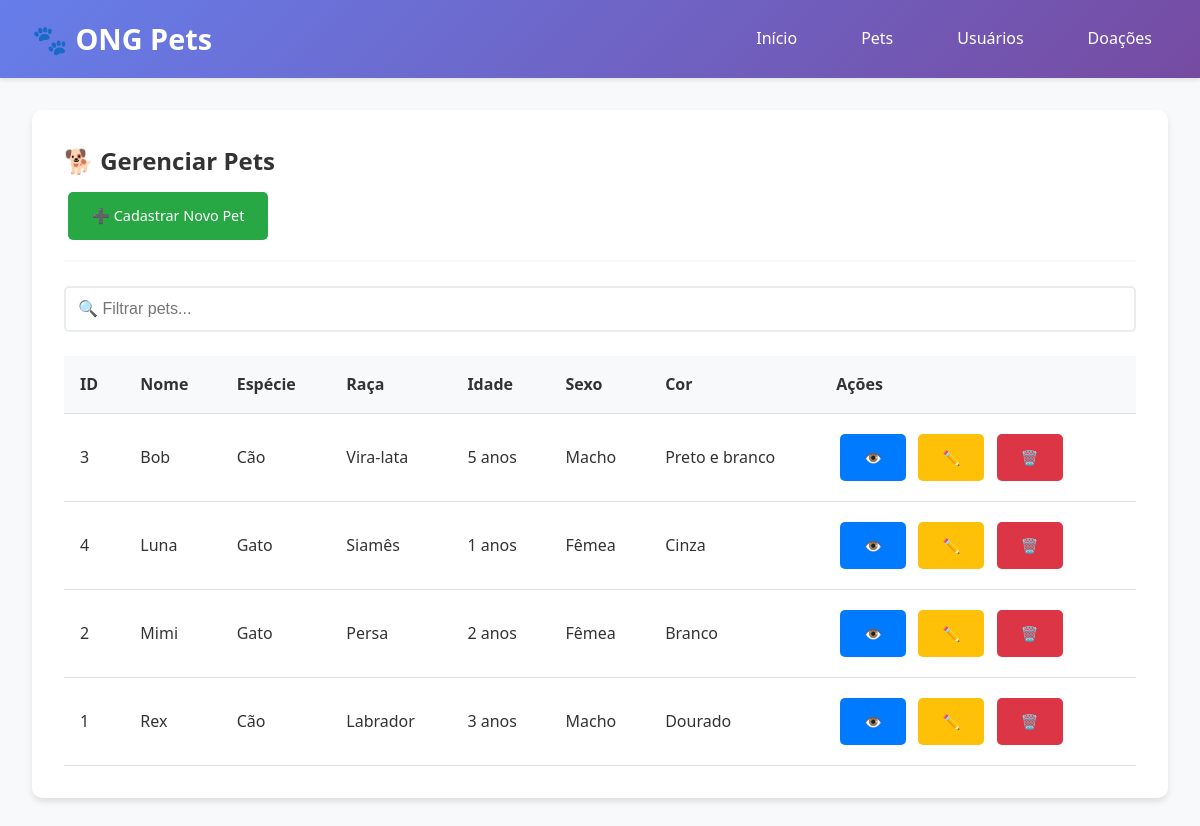
The app's page /index.php?controller=pet&action=index with its own data.
### tables this page shows
CREATE TABLE IF NOT EXISTS pets (
    id INT AUTO_INCREMENT PRIMARY KEY,
    nome VARCHAR(100) NOT NULL,
    especie VARCHAR(20), 
    raca VARCHAR(100),
    idade INTEGER CHECK (idade >= 0),
    sexo CHAR(1) CHECK (sexo IN ('M', 'F')),
    cor VARCHAR(50),
    created_at TIMESTAMP DEFAULT CURRENT_TIMESTAMP,
    updated_at TIMESTAMP DEFAULT CURRENT_TIMESTAMP ON UPDATE CURRENT_TIMESTAMP
);

### controllers/PetController.php (called while the page is built, shortened)
<?php
require_once 'config/Database.php';
require_once 'models/Pet.php';
class PetController {
    private $pet;
    public function __construct() {
        $database = new Database();
        $this->db = $database->getConnection();
        $this->pet = new Pet($this->db);
    }
    public function index() {
        $stmt = $this->pet->read();
        $pets = $stmt->fetchAll(PDO::FETCH_ASSOC);
        include 'views/pets/index.php';
    }
}
?>

### config/Database.php (called while the page is built, shortened)
<?php
class Database {
    private $host = 'localhost';
    private $db_name = 'ong_pets';
    private $username = 'root';
    private $password = '';
    public function getConnection() {
        $this->pdo = null;
        try {
            $this->pdo = new PDO(
                "mysql:host=" . $this->host . ";dbname=" . $this->db_name,
                $this->username,
                $this->password
            );
            $this->pdo->setAttribute(PDO::ATTR_ERRMODE, PDO::ERRMODE_EXCEPTION);
            $this->pdo->exec("set names utf8");
        } catch(PDOException $exception) {
            echo "Erro de conexão: " . $exception->getMessage();
        }
        return $this->pdo;
    }
}
?>

### models/Pet.php (called while the page is built, shortened)
<?php
class Pet {
    private $conn;
    private $table_name = "pets";
    public function __construct($db) {
        $this->conn = $db;
    }
    public function read() {
        $query = "SELECT id, nome, especie, raca, idade, sexo, cor
                  FROM " . $this->table_name . "
                  ORDER BY nome ASC";
        $stmt = $this->conn->prepare($query);
        $stmt->execute();
        return $stmt;
    }
}
?>

### views/pets/index.php (the view, shortened to what this page needs)
<?php include 'views/partials/header.php'; ?>
<div class="container">
    <div class="card">
        <div class="card-header">
            <h1 class="card-title">🐕 Gerenciar Pets</h1>
            <a href="index.php?controller=pet&action=create" class="btn btn-success">➕ Cadastrar Novo Pet</a>
        </div>
        <div class="form-group">
            <input type="text" id="filtro-pets" class="form-control" placeholder="🔍 Filtrar pets...">
        </div>
        <?php if(empty($pets)): ?>
            <div class="alert alert-info">
                Nenhum pet cadastrado ainda. <a href="index.php?controller=pet&action=create">Cadastre o primeiro pet</a>!
            </div>
        <?php else: ?>
            <table class="table" id="tabela-pets">
                <thead>
                    <tr>
                        <th>ID</th>
                        <th>Nome</th>
                        <th>Espécie</th>
                        <th>Raça</th>
                        <th>Idade</th>
                        <th>Sexo</th>
                        <th>Cor</th>
                        <th>Ações</th>
                    </tr>
                </thead>
                <tbody>
                    <?php foreach($pets as $pet): ?>
                        <tr>
                            <td><?= htmlspecialchars($pet['id']) ?></td>
                            <td><?= htmlspecialchars($pet['nome']) ?></td>
                            <td><?= htmlspecialchars($pet['especie']) ?></td>
                            <td><?= htmlspecialchars($pet['raca']) ?></td>
                            <td><?= htmlspecialchars($pet['idade']) ?> anos</td>
                            <td><?= $pet['sexo'] === 'M' ? 'Macho' : 'Fêmea' ?></td>
                            <td><?= htmlspecialchars($pet['cor']) ?></td>
                            <td>
                                <a href="index.php?controller=pet&action=show&id=<?= $pet['id'] ?>"
                                   class="btn btn-primary" title="Visualizar">👁️</a>
                                <a href="index.php?controller=pet&action=edit&id=<?= $pet['id'] ?>"
                                   class="btn btn-warning" title="Editar">✏️</a>
                                <a href="javascript:void(0)"
                                   onclick="confirmDelete('index.php?controller=pet&action=delete&id=<?= $pet['id'] ?>', 'pet')"
                                   class="btn btn-danger" title="Excluir">🗑️</a>
                            </td>
                        </tr>
                    <?php endforeach; ?>
                </tbody>
            </table>
        <?php endif; ?>
    </div>
</div>
<?php include 'views/partials/footer.php'; ?>

### index.php (shortened to what this page needs)
<?php
$controller = $_GET['controller'] ?? 'home';
$action = $_GET['action'] ?? 'index';
switch($controller) {
    case 'pet':
        require_once 'controllers/PetController.php';
        $petController = new PetController();
        switch($action) {
            case 'index':
                $petController->index();
                break;
        }
        break;
}
?>

### views/partials/header.php (shortened to what this page needs)
<!DOCTYPE html>
<html lang="pt-br">
<head>
    <link rel="stylesheet" href="public/css/style.css">
</head>
<body>
    <header class="header">
        <nav class="navbar">
            <div class="logo">
                🐾 ONG Pets
            </div>
            <ul class="nav-links">
                <li><a href="index.php">Início</a></li>
                <li><a href="index.php?controller=pet&action=index">Pets</a></li>
                <li><a href="index.php?controller=usuario&action=index">Usuários</a></li>
                <li><a href="index.php?controller=doacao&action=index">Doações</a></li>
            </ul>
        </nav>
    </header>

### views/partials/footer.php (shortened to what this page needs)
</body>
</html>

### public/css/style.css (style rules this page uses)
* { margin: 0; padding: 0; box-sizing: border-box; }
body { font-family: 'Segoe UI', Tahoma, Geneva, Verdana, sans-serif; background-color: #f8f9fa; color: #333; line-height: 1.6; }
.header { background: linear-gradient(135deg, #667eea 0%, #764ba2 100%); color: white; padding: 1rem 0; box-shadow: 0 2px 4px rgba(0,0,0,0.1); }
.navbar { max-width: 1200px; margin: 0 auto; display: flex; justify-content: space-between; align-items: center; padding: 0 2rem; }
.logo { font-size: 1.8rem; font-weight: bold; }
.nav-links { display: flex; list-style: none; gap: 2rem; }
.nav-links a { color: white; text-decoration: none; padding: 0.5rem 1rem; border-radius: 5px; transition: background-color 0.3s; }
.container { max-width: 1200px; margin: 2rem auto; padding: 0 2rem; }
.card { background: white; border-radius: 10px; box-shadow: 0 4px 6px rgba(0,0,0,0.1); padding: 2rem; margin-bottom: 2rem; }
.card-header { border-bottom: 2px solid #f8f9fa; padding-bottom: 1rem; margin-bottom: 1.5rem; }
.card-title { font-size: 1.5rem; color: #333; margin-bottom: 0.5rem; }
.btn { display: inline-block; padding: 0.75rem 1.5rem; border: none; border-radius: 5px; text-decoration: none; cursor: pointer; font-size: 0.9rem; transition: all 0.3s; margin: 0.25rem; }
.btn-primary { background-color: #007bff; color: white; }
.btn-success { background-color: #28a745; color: white; }
.btn-warning { background-color: #ffc107; color: #212529; }
.btn-danger { background-color: #dc3545; color: white; }
.form-group { margin-bottom: 1.5rem; }
.form-control { width: 100%; padding: 0.75rem; border: 2px solid #e9ecef; border-radius: 5px; font-size: 1rem; transition: border-color 0.3s; }
.table { width: 100%; border-collapse: collapse; margin-top: 1rem; }
.table th, .table td { padding: 1rem; text-align: left; border-bottom: 1px solid #dee2e6; }
.table th { background-color: #f8f9fa; font-weight: 600; color: #333; }
.card { animation: fadeIn 0.5s ease-out; }

### records on screen
pets: id "3", nome "Bob", especie "Cão", raca "Vira-lata", idade "5", sexo "Macho", cor "Preto e branco"
pets: id "4", nome "Luna", especie "Gato", raca "Siamês", idade "1", sexo "Fêmea", cor "Cinza"
pets: id "2", nome "Mimi", especie "Gato", raca "Persa", idade "2", sexo "Fêmea", cor "Branco"
pets: id "1", nome "Rex", especie "Cão", raca "Labrador", idade "3", sexo "Macho", cor "Dourado"
